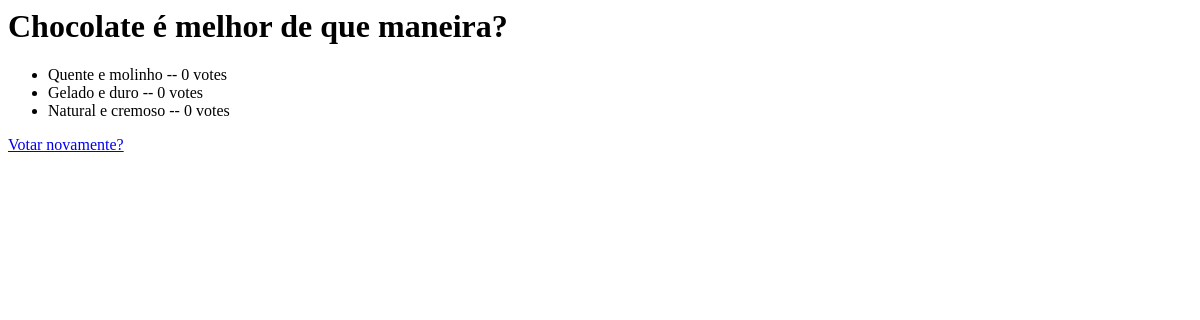
/7/results/, run on an earlier commit of the app's database.
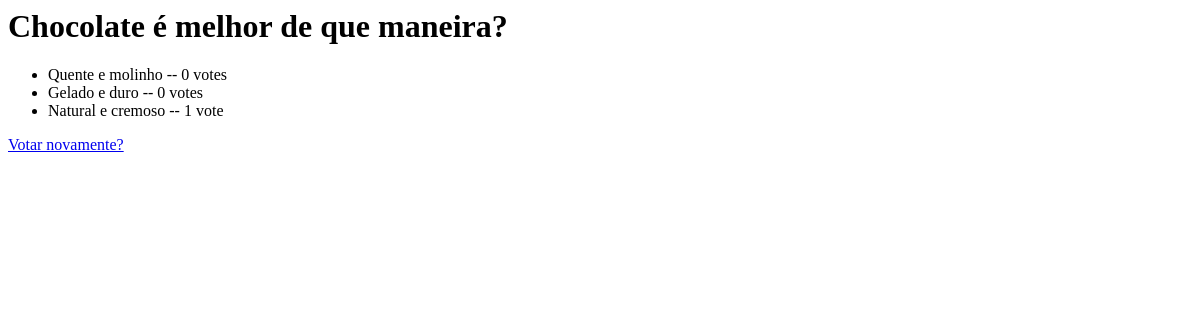
And on a later commit of the database.
### enquete/models.py (models this page shows, shortened)
class Question(models.Model):
    question_text = models.CharField(max_length=200)
    pub_date = models.DateTimeField('Data de publicação')

class Choice(models.Model):
    question = models.ForeignKey(Question, on_delete=models.CASCADE)
    choice_text = models.CharField(max_length=200)
    votes = models.IntegerField(default=0)

### enquete/views.py (the view)
# urls.py: path('<int:pk>/results/', views.ResultsView.as_view(), name='results'),
class ResultsView(View):
    def get(self, request, *args, **kwargs):
        question = get_object_or_404(Question, pk = kwargs['pk'])
        return render(request, 'enquete/results.html', {'question': question})

### enquete/templates/enquete/results.html
<h1>{{ question.question_text }}</h1>
<ul>
{% for choice in question.choice_set.all %}
    <li>{{ choice.choice_text }} -- {{ choice.votes }} vote{{ choice.votes|pluralize }}</li>
{% endfor %}
</ul>
<a href="{% url 'enquete:detail' question.id %}">Votar novamente?</a>

What changed in the data, as far as the page shows it:
changed Choice "Natural e cremoso": votes "0" → "1"
